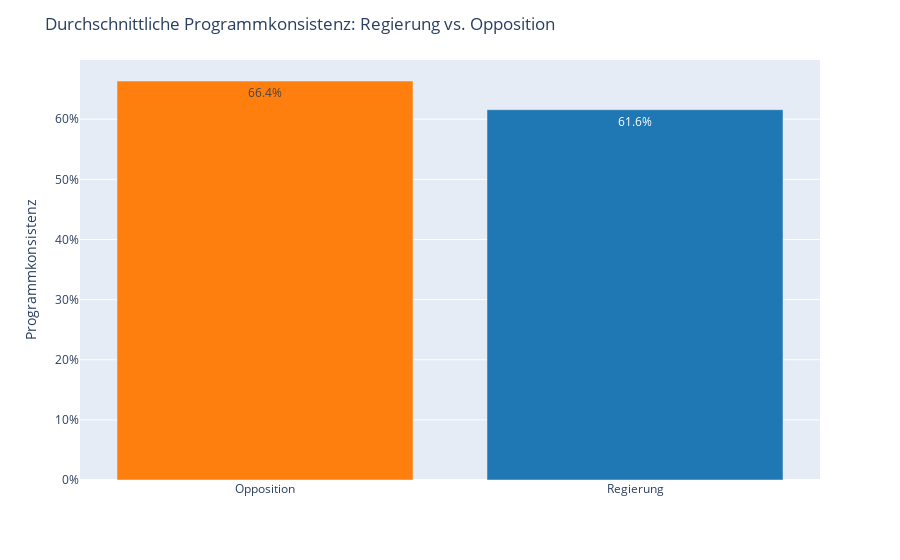

Notebook code for this chart:
### Code cell
import pandas as pd
import plotly.express as px

df = predictions.groupby("is_governing")["vote_correct"].mean().reset_index()
df["Status"] = df["is_governing"].map({True: "Regierung", False: "Opposition"})
df["Percent"] = (df["vote_correct"] * 100).round(1).astype(str) + "%"

fig = px.bar(
    df,
    x="Status",
    y="vote_correct",
    text="Percent",
    color="Status",
    color_discrete_map={"Regierung":"#1f77b4","Opposition":"#ff7f0e"}
)

fig.update_layout(
    yaxis_title="Programmkonsistenz",
    yaxis_tickformat=".0%",
    xaxis_title="",
    showlegend=False,
    title="Durchschnittliche Programmkonsistenz: Regierung vs. Opposition"
)

fig.show()

### Figure 1 — Plotly figure (JSON) as saved in the notebook; plotly's stock layout.template omitted (floating-point values rounded to 4 significant figures)
{"data": [{"hovertemplate": "Status=%{x}<br>vote_correct=%{y}<br>Percent=%{text}<extra></extra>", "legendgroup": "Opposition", "marker": {"color": "#ff7f0e", "pattern": {"shape": ""}}, "name": "Opposition", "orientation": "v", "showlegend": true, "text": ["66.4%"], "textposition": "auto", "type": "bar", "x": ["Opposition"], "xaxis": "x", "y": [0.6636], "yaxis": "y"}, {"hovertemplate": "Status=%{x}<br>vote_correct=%{y}<br>Percent=%{text}<extra></extra>", "legendgroup": "Regierung", "marker": {"color": "#1f77b4", "pattern": {"shape": ""}}, "name": "Regierung", "orientation": "v", "showlegend": true, "text": ["61.6%"], "textposition": "auto", "type": "bar", "x": ["Regierung"], "xaxis": "x", "y": [0.6159], "yaxis": "y"}], "layout": {"barmode": "relative", "legend": {"title": {"text": "Status"}, "tracegroupgap": 0}, "margin": {"t": 60}, "showlegend": false, "title": {"text": "Durchschnittliche Programmkonsistenz: Regierung vs. Opposition"}, "xaxis": {"anchor": "y", "categoryarray": ["Opposition", "Regierung"], "categoryorder": "array", "domain": [0, 1], "title": {"text": ""}}, "yaxis": {"anchor": "x", "domain": [0, 1], "tickformat": ".0%", "title": {"text": "Programmkonsistenz"}}}}
